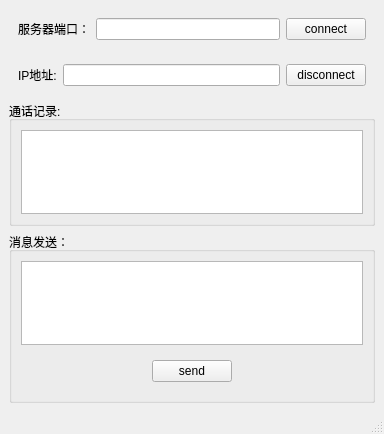
<?xml version="1.0" encoding="UTF-8"?>
<ui version="4.0">
 <class>MainWindow</class>
 <widget class="QMainWindow" name="MainWindow">
  <property name="geometry">
   <rect>
    <x>0</x>
    <y>0</y>
    <width>384</width>
    <height>434</height>
   </rect>
  </property>
  <property name="windowTitle">
   <string>MainWindow</string>
  </property>
  <widget class="QWidget" name="centralwidget">
   <layout class="QVBoxLayout" name="verticalLayout_3">
    <item>
     <widget class="QWidget" name="widget" native="true">
      <layout class="QHBoxLayout" name="horizontalLayout">
       <item>
        <widget class="QLabel" name="labelport">
         <property name="text">
          <string>服务器端口：</string>
         </property>
        </widget>
       </item>
       <item>
        <widget class="QLineEdit" name="port"/>
       </item>
       <item>
        <widget class="QPushButton" name="connect">
         <property name="text">
          <string>connect</string>
         </property>
        </widget>
       </item>
      </layout>
     </widget>
    </item>
    <item>
     <widget class="QWidget" name="widget_2" native="true">
      <layout class="QHBoxLayout" name="horizontalLayout_2">
       <item>
        <widget class="QLabel" name="label">
         <property name="text">
          <string>IP地址:</string>
         </property>
        </widget>
       </item>
       <item>
        <widget class="QLineEdit" name="ip"/>
       </item>
       <item>
        <widget class="QPushButton" name="disconnect">
         <property name="text">
          <string>disconnect</string>
         </property>
        </widget>
       </item>
      </layout>
     </widget>
    </item>
    <item>
     <widget class="QGroupBox" name="groupBoxrecord">
      <property name="title">
       <string>通话记录:</string>
      </property>
      <layout class="QVBoxLayout" name="verticalLayout_2">
       <item>
        <widget class="QTextEdit" name="record"/>
       </item>
      </layout>
     </widget>
    </item>
    <item>
     <widget class="QGroupBox" name="groupBoxsend">
      <property name="title">
       <string>消息发送：</string>
      </property>
      <layout class="QVBoxLayout" name="verticalLayout">
       <item>
        <widget class="QTextEdit" name="msg"/>
       </item>
       <item>
        <widget class="QWidget" name="widget_3" native="true">
         <layout class="QHBoxLayout" name="horizontalLayout_3">
          <item>
           <spacer name="horizontalSpacer">
            <property name="orientation">
             <enum>Qt::Horizontal</enum>
            </property>
            <property name="sizeHint" stdset="0">
             <size>
              <width>113</width>
              <height>20</height>
             </size>
            </property>
           </spacer>
          </item>
          <item>
           <widget class="QPushButton" name="sendMsg">
            <property name="text">
             <string>send</string>
            </property>
           </widget>
          </item>
          <item>
           <spacer name="horizontalSpacer_2">
            <property name="orientation">
             <enum>Qt::Horizontal</enum>
            </property>
            <property name="sizeHint" stdset="0">
             <size>
              <width>113</width>
              <height>20</height>
             </size>
            </property>
           </spacer>
          </item>
         </layout>
        </widget>
       </item>
      </layout>
     </widget>
    </item>
   </layout>
  </widget>
  <widget class="QMenuBar" name="menubar">
   <property name="geometry">
    <rect>
     <x>0</x>
     <y>0</y>
     <width>384</width>
     <height>21</height>
    </rect>
   </property>
  </widget>
  <widget class="QStatusBar" name="statusbar"/>
 </widget>
 <resources/>
 <connections/>
</ui>
